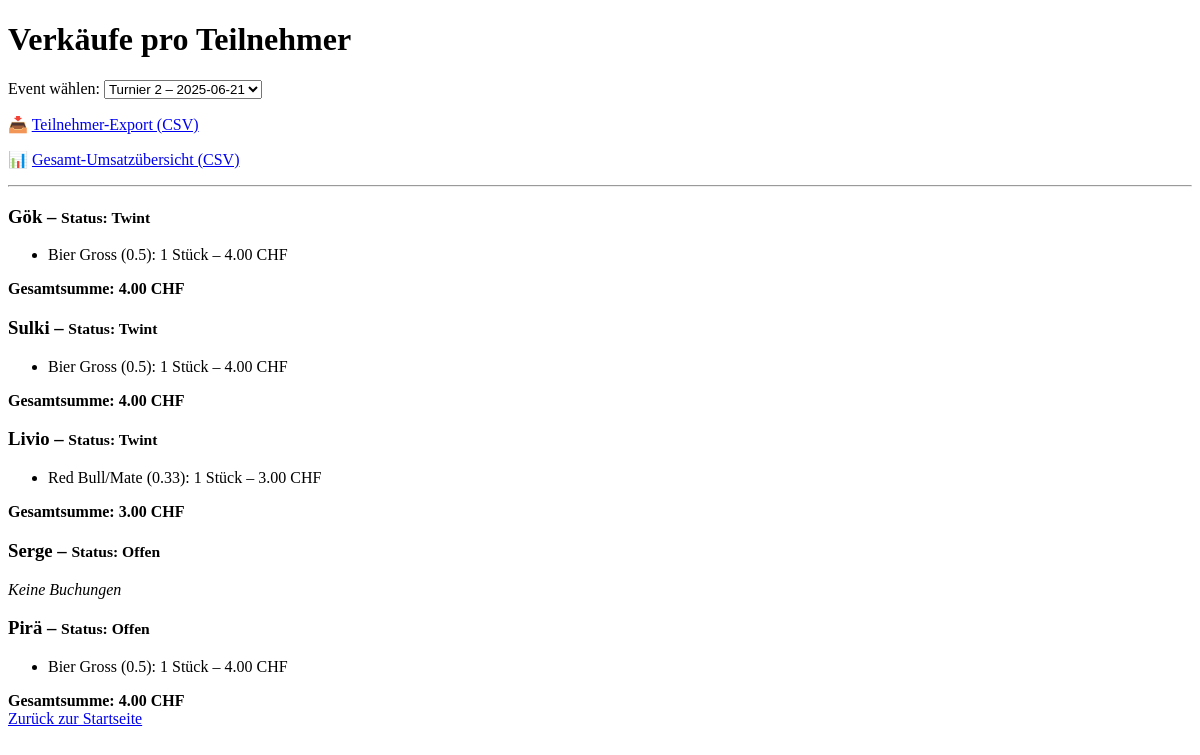
/uebersicht?event_id=2, run on an earlier commit of the app's database.
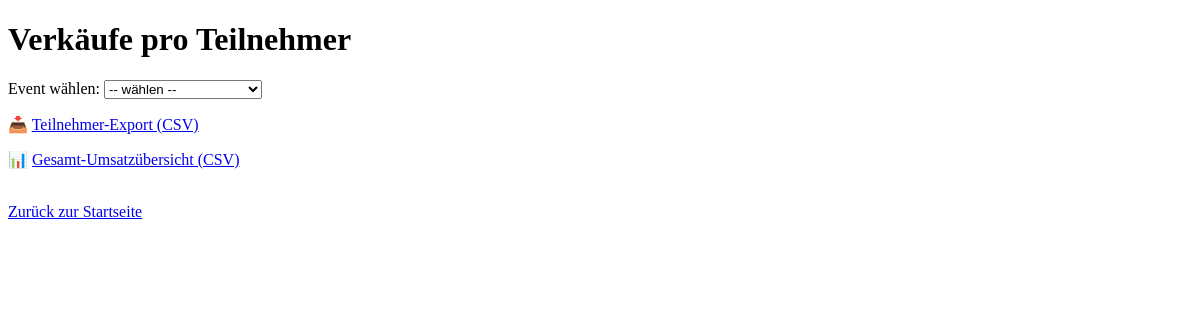
And on a later commit of the database.
### app/models.py (models this page shows)
class Teilnehmer(db.Model):
    id = db.Column(db.Integer, primary_key=True)
    name = db.Column(db.String(100), nullable=False)

class TeilnehmerEvent(db.Model):
    id = db.Column(db.Integer, primary_key=True)
    event_id = db.Column(db.Integer, db.ForeignKey('event.id'), nullable=False)
    teilnehmer_id = db.Column(db.Integer, db.ForeignKey('teilnehmer.id'), nullable=False)
    bezahlt_status = db.Column(
        db.String(20),
        default="offen",
        nullable=False
    )
    teilnehmer = db.relationship("Teilnehmer", backref="events")

class Getraenk(db.Model):
    id = db.Column(db.Integer, primary_key=True)
    name = db.Column(db.String(100), nullable=False)
    preis = db.Column(db.Float, nullable=False)
    kategorie = db.Column(db.String(50))

### app/routes.py (the view)
@app.route("/uebersicht")
def event_uebersicht():
    event_id = request.args.get("event_id", type=int)
    events = Event.query.order_by(Event.datum.desc()).all()
    data = []
    if event_id:
        teilnehmer_events = TeilnehmerEvent.query.filter_by(event_id=event_id).all()
        for te in teilnehmer_events:
            name = te.teilnehmer.name
            buchungen = (
                db.session.query(Getraenk.name, func.count(Verkauf.id), func.sum(Getraenk.preis))
                .join(Verkauf, Verkauf.getraenk_id == Getraenk.id)
                .filter(Verkauf.teilnehmer_event_id == te.id)
                .group_by(Getraenk.name)
                .all()
            )
            data.append({
                "teilnehmer": name,
                "buchungen": buchungen,
                "gesamt": sum(row[2] or 0 for row in buchungen),
                "status": te.bezahlt_status
            })
    return render_template("event_uebersicht.html", events=events, selected_event_id=event_id, daten=data)

### app/templates/event_uebersicht.html (shortened to what this page needs)
<!DOCTYPE html>
<html lang="de">
<head>
</head>
<body>
    <h1>Verkäufe pro Teilnehmer</h1>
    <form method="GET">
        <label for="event_id">Event wählen:</label>
        <select name="event_id" id="event_id" onchange="this.form.submit()">
            <option value="">-- wählen --</option>
            {% for event in events %}
                <option value="{{ event.id }}" {% if selected_event_id == event.id %}selected{% endif %}>
                    {{ event.name }} – {{ event.datum }}
                </option>
            {% endfor %}
        </select>
    </form>
    {% if selected_event_id %}
        <p>
            📥 <a href="{{ url_for('export_csv', event_id=selected_event_id) }}">Teilnehmer-Export (CSV)</a><br>
        </p>
    {% endif %}
    <p>
        📊 <a href="{{ url_for('export_umsatz') }}">Gesamt-Umsatzübersicht (CSV)</a>
    </p>
    {% if daten %}
        <hr>
        {% for eintrag in daten %}
            <h3>{{ eintrag.teilnehmer }} – <small>Status: {{ eintrag.status|capitalize }}</small></h3>
            {% if eintrag.buchungen %}
                <ul>
                {% for buchung in eintrag.buchungen %}
                    <li>{{ buchung[0] }}: {{ buchung[1] }} Stück – {{ "%.2f"|format(buchung[2]) }} CHF</li>
                {% endfor %}
                </ul>
                <strong>Gesamtsumme: {{ "%.2f"|format(eintrag.gesamt) }} CHF</strong>
            {% else %}
                <p><em>Keine Buchungen</em></p>
            {% endif %}
        {% endfor %}
    {% endif %}
    <br><a href="{{ url_for('index') }}">Zurück zur Startseite</a>
</body>
</html>

What changed in the data, as far as the page shows it:
no longer on this page (row edited): Teilnehmer: teilnehmer "Gök"
no longer on this page (row edited): TeilnehmerEvent: status "Twint"
no longer on this page (row edited): Getraenk: name "Bier Gross (0.5)", id "1", preis "4.00"
no longer on this page (row edited): Teilnehmer: teilnehmer "Sulki"
no longer on this page (row edited): TeilnehmerEvent: status "Twint"
no longer on this page (row edited): Teilnehmer: teilnehmer "Livio"
no longer on this page (row edited): TeilnehmerEvent: status "Twint"
no longer on this page (row edited): Getraenk: name "Red Bull/Mate (0.33)", buchung "1", buchung "3.00", shown under "Livio"
no longer on this page (row edited): Teilnehmer: teilnehmer "Serge"
no longer on this page (row edited): TeilnehmerEvent: status "Offen"
no longer on this page (row edited): Teilnehmer: teilnehmer "Pirä"
no longer on this page (row edited): TeilnehmerEvent: status "Offen"
Also different on the page:
form field event_id: "Turnier 2 – 2025-06-21" → "-- wählen --"
list line gone: "– Status: Gesamtsumme: 4.00 CHF"
list line gone: "– Status: Gesamtsumme: 3.00 CHF"
list line gone: "– Status: Keine Buchungen"
